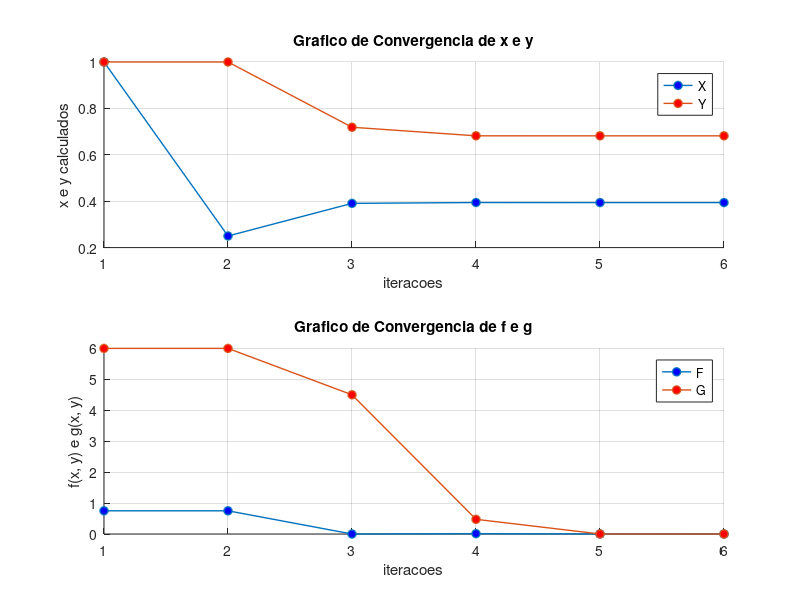

Source code (MATLAB):
function List2Exercise4 #professor, na lista o resultado é expresso com 4 casas após a vírgula, aqui, são 5 (para ter 6 casas totais), por conta disso não há arredondamento da última casa.
  x0 = [1, 1];
  x0 = x0';
  max = 1000;
  tol = 1e-5;
  [dadosX, dadosFx] = newthonRaphsonMethod(x0, max, tol);
for i = 1:length(dadosX)
 format;
  printf('Iteração %d:\n', i);
  printf('  Raiz de X: %.5f  ', dadosX(i, 1));
  printf('Raiz de Y: %.5f\n', dadosX(i, 2));
  printf('  f(x, y): %.5f  ', dadosFx(i, 1));
  printf('g(x, y): %.5f\n\n', dadosFx(i, 2));
endfor

  plotaGrafico(dadosX, dadosFx);

end

function fxy = f(x0)
  x = x0(1);
  y = x0(2);
  fxy = x + y - sqrt(y) -0.25;
end

function gxy = g(x0)
  x = x0(1);
  y = x0(2);
  gxy = 8 .* x .^2 + 16 .*y - 8 .*x .*y - 10;
end

function dfx = dfx()
  dfx = 1;
end

function dfxy = dfy(x0)
  y = x0(2);
  dfxy = 1 - 1 / (2 .* sqrt(y));
end

function dgxy = dgx(x0)
  x = x0(1);
  y = x0(2);
  dgxy = 16 .* x - 8 .* y;
end

function dgxy = dgy(x0)
  x = x0(1);
  dgxy = 16 - 8 .* x;
end

function jacobianoInverso = j(x0)
 matrix = [dfx(), dfy(x0); dgx(x0), dgy(x0)];
 jacobianoInverso = matrix^(-1);
end

function [dadosX, dadosFx] = newthonRaphsonMethod(x00, maxI, tol)
  x0 = x00;
  dadosX =  zeros(maxI + 1, length(x0));
  dadosFx = zeros(maxI + 1, 2);
  dadosX (1, :) = x0;
  dadosFx(1, :) = [f(x0), g(x0)];
  for i = 1: maxI
   fx0 = f(x0);
   gx0 = g(x0);
   vecF = [fx0; gx0];
   x1 = x0 - j(x0) * vecF;
   dadosX (i + 1, :)  = x1';
   dadosFx(i + 1,:) = [fx0, gx0];
   if max(abs(x0 - x1)) <= tol
      dadosX  =  dadosX(1: i + 1, :);
      dadosFx = dadosFx(1: i + 1, :);
      break
   endif
   x0 = x1;
  end

end

function plotaGrafico(dadosX, dadosFx)
  figure;
  i = 1: length(dadosX);
  subplot(2, 1, 1);
  hold on;
  plot(i, dadosX(:, 1), '-o', 'LineWidth', 1, 'MarkerFaceColor', 'b');
  plot(i, dadosX(:, 2), '-o', 'LineWidth', 1, 'MarkerFaceColor', 'r');
  xlabel('iteracoes');
  ylabel('x e y calculados');
  title('Grafico de Convergencia de x e y');
  legend('X', 'Y');
  grid on;
  hold off;

  subplot(2, 1, 2);
  hold on;
  plot(i, dadosFx(:, 1), '-o', 'LineWidth', 1, 'MarkerFaceColor', 'b');
  plot(i, dadosFx(:, 2), '-o', 'LineWidth', 1, 'MarkerFaceColor', 'r');
  xlabel('iteracoes');
  ylabel('f(x, y) e g(x, y)');
  title('Grafico de Convergencia de f e g');
  legend('F', 'G');
  grid on;
  hold off;
end
